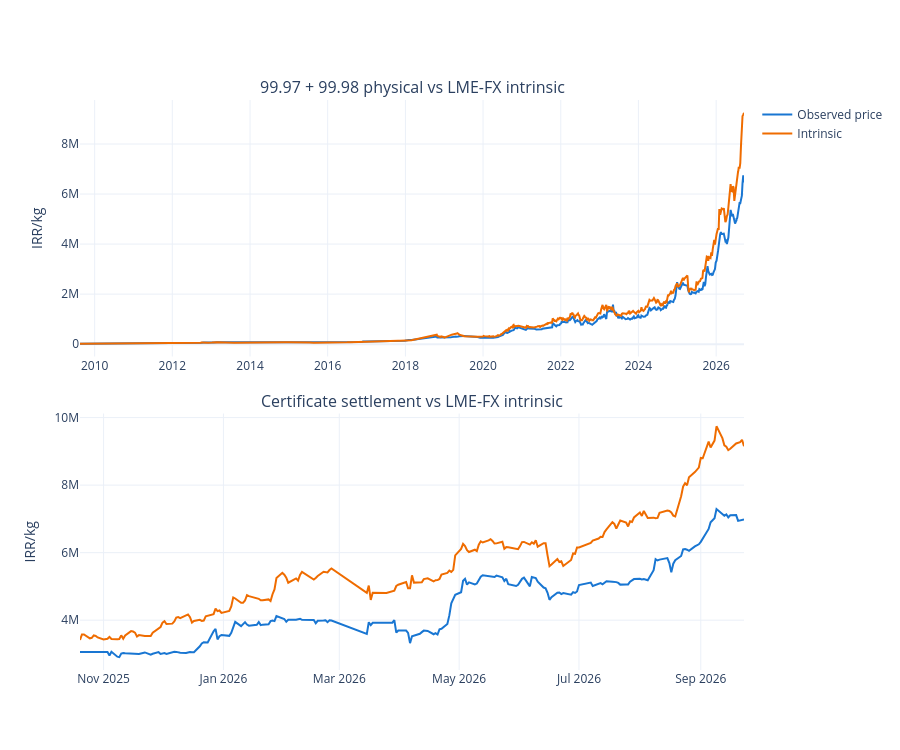

Notebook source saved alongside this figure:
### Markdown cell above
## Intrinsic price components and physical benchmark

### Code cell
fig = make_subplots(rows=2, cols=1, vertical_spacing=0.1,
    subplot_titles=('99.97 + 99.98 physical vs LME-FX intrinsic',
                    'Certificate settlement vs LME-FX intrinsic'))
for row, frame, price_column in [(1, physical_direct, 'physical_price_irr_per_kg'),
                                  (2, certificate_direct, 'certificate_price_irr_per_kg')]:
    fig.add_trace(go.Scatter(x=frame['date'], y=frame[price_column],
        name='Observed price', line_color='#1976D2', showlegend=row == 1), row=row, col=1)
    fig.add_trace(go.Scatter(x=frame['date'], y=frame['intrinsic_price_irr_per_kg'],
        name='Intrinsic', line_color='#EF6C00', showlegend=row == 1), row=row, col=1)
    fig.update_yaxes(title_text='IRR/kg', row=row, col=1)
fig.update_layout(height=750, template='plotly_white', hovermode='x unified')
fig.show()
display(benchmark[['physical_trade_date_jalali','grades','grade_99_97_quantity',
    'grade_99_98_quantity','total_quantity','grade_99_97_weighted_price',
    'grade_99_98_weighted_price','physical_weighted_price']].tail(30))

### Figure 1 — Plotly figure (JSON) as saved in the notebook; plotly's stock layout.template omitted (floating-point values rounded to 4 significant figures; data arrays with more than 128 entries replaced by an {"elided": "..."} marker saying what was removed)
{"data": [{"line": {"color": "#1976D2"}, "name": "Observed price", "showlegend": true, "type": "scatter", "x": {"elided": "563 str values"}, "xaxis": "x", "y": {"elided": "563 float values"}, "yaxis": "y"}, {"line": {"color": "#EF6C00"}, "name": "Intrinsic", "showlegend": true, "type": "scatter", "x": {"elided": "563 str values"}, "xaxis": "x", "y": {"elided": "563 float values"}, "yaxis": "y"}, {"line": {"color": "#1976D2"}, "name": "Observed price", "showlegend": false, "type": "scatter", "x": {"elided": "213 str values"}, "xaxis": "x2", "y": {"elided": "213 int values"}, "yaxis": "y2"}, {"line": {"color": "#EF6C00"}, "name": "Intrinsic", "showlegend": false, "type": "scatter", "x": {"elided": "213 str values"}, "xaxis": "x2", "y": {"elided": "213 float values"}, "yaxis": "y2"}], "layout": {"annotations": [{"font": {"size": 16}, "showarrow": false, "text": "99.97 + 99.98 physical vs LME-FX intrinsic", "x": 0.5, "xanchor": "center", "xref": "paper", "y": 1, "yanchor": "bottom", "yref": "paper"}, {"font": {"size": 16}, "showarrow": false, "text": "Certificate settlement vs LME-FX intrinsic", "x": 0.5, "xanchor": "center", "xref": "paper", "y": 0.45, "yanchor": "bottom", "yref": "paper"}], "height": 750, "hovermode": "x unified", "xaxis": {"anchor": "y", "domain": [0, 1]}, "xaxis2": {"anchor": "y2", "domain": [0, 1]}, "yaxis": {"anchor": "x", "domain": [0.55, 1], "title": {"text": "IRR/kg"}}, "yaxis2": {"anchor": "x2", "domain": [0, 0.45], "title": {"text": "IRR/kg"}}}}
